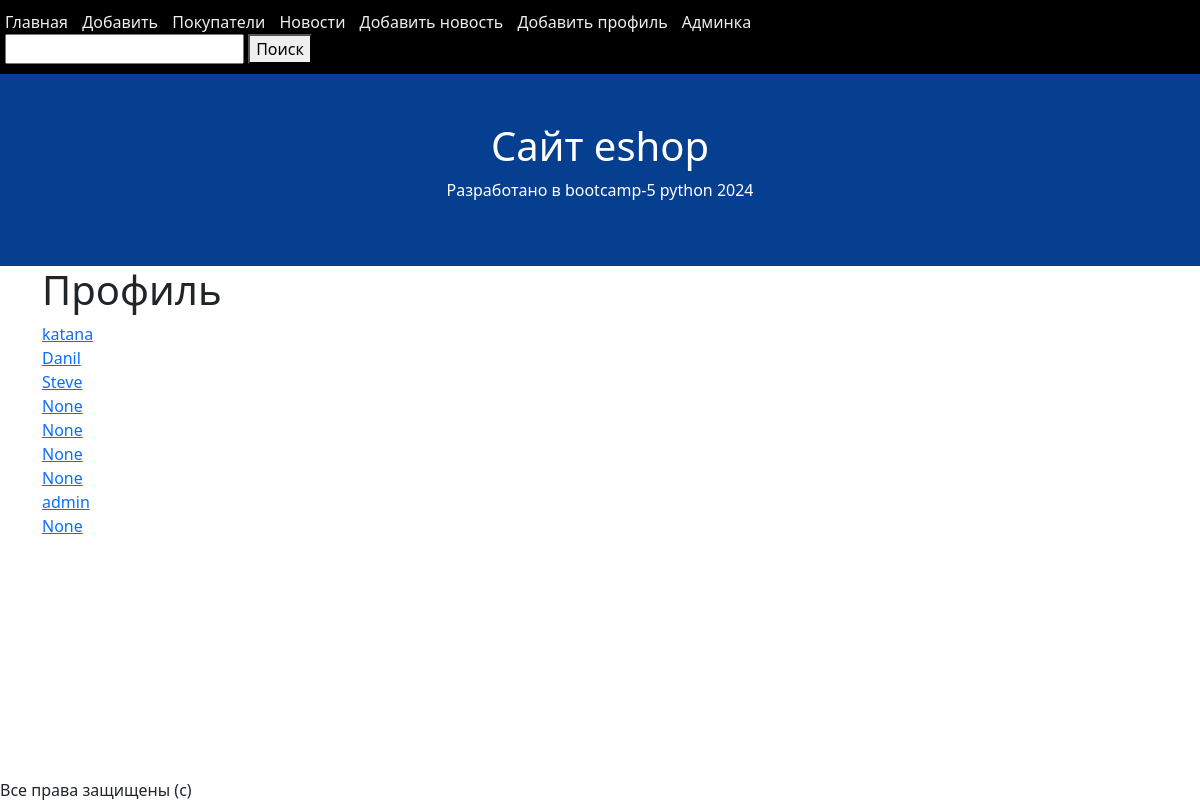
/profile/, run on the app's committed database.
### costumerapp/models.py (models this page shows)
class Profile(models.Model):
    bio = models.TextField()
    social_link = models.CharField(max_length=50)
    phone_number = models.IntegerField()
    user = models.OneToOneField(
        to=User,
        on_delete=models.SET_NULL,
        null=True, blank=True
    )

### costumerapp/views.py (the view)
# urls.py: path('profile/', profile, name="profile"),
def profile(request):
    profile_list = Profile.objects.all()
    context = {"profile": profile_list}
    return render(request, 'profile_lst.html', context)

### costumerapp/templates/profile_lst.html
{% extends 'base.html' %}
{% block content %}
<h1>Профиль</h1>
    {% for obj in profile %}
        <div>
            <a href="/profile/{{ obj.id }}/">{{ obj.user }}</a>
        </div>
    {% endfor %}
{% endblock %}

### data on the page
Profile: user "katana"
Profile: user "Danil"
Profile: user "Steve"
Profile: user "None"
Profile: user "None"
Profile: user "None"
Profile: user "None"
Profile: user "admin"
Profile: user "None"
